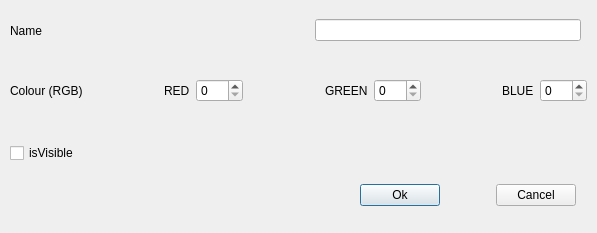
<?xml version="1.0" encoding="UTF-8"?>
<ui version="4.0">
 <class>OptionDialog</class>
 <widget class="QDialog" name="OptionDialog">
  <property name="geometry">
   <rect>
    <x>0</x>
    <y>0</y>
    <width>597</width>
    <height>233</height>
   </rect>
  </property>
  <property name="windowTitle">
   <string>Dialog</string>
  </property>
  <widget class="QCheckBox" name="isVisible">
   <property name="geometry">
    <rect>
     <x>10</x>
     <y>140</y>
     <width>93</width>
     <height>26</height>
    </rect>
   </property>
   <property name="text">
    <string>isVisible</string>
   </property>
  </widget>
  <widget class="QWidget" name="layoutWidget">
   <property name="geometry">
    <rect>
     <x>10</x>
     <y>70</y>
     <width>577</width>
     <height>41</height>
    </rect>
   </property>
   <layout class="QHBoxLayout" name="horizontalLayout">
    <item>
     <widget class="QLabel" name="label_2">
      <property name="text">
       <string>Colour (RGB)</string>
      </property>
     </widget>
    </item>
    <item>
     <spacer name="horizontalSpacer">
      <property name="orientation">
       <enum>Qt::Horizontal</enum>
      </property>
      <property name="sizeHint" stdset="0">
       <size>
        <width>68</width>
        <height>20</height>
       </size>
      </property>
     </spacer>
    </item>
    <item>
     <widget class="QLabel" name="label_3">
      <property name="text">
       <string>RED</string>
      </property>
     </widget>
    </item>
    <item>
     <widget class="QSpinBox" name="setRed">
      <property name="maximum">
       <number>255</number>
      </property>
     </widget>
    </item>
    <item>
     <spacer name="horizontalSpacer_2">
      <property name="orientation">
       <enum>Qt::Horizontal</enum>
      </property>
      <property name="sizeHint" stdset="0">
       <size>
        <width>18</width>
        <height>20</height>
       </size>
      </property>
     </spacer>
    </item>
    <item>
     <widget class="QLabel" name="label_4">
      <property name="text">
       <string>GREEN</string>
      </property>
     </widget>
    </item>
    <item>
     <widget class="QSpinBox" name="setGreen">
      <property name="maximum">
       <number>255</number>
      </property>
     </widget>
    </item>
    <item>
     <spacer name="horizontalSpacer_3">
      <property name="orientation">
       <enum>Qt::Horizontal</enum>
      </property>
      <property name="sizeHint" stdset="0">
       <size>
        <width>18</width>
        <height>20</height>
       </size>
      </property>
     </spacer>
    </item>
    <item>
     <widget class="QLabel" name="label_5">
      <property name="text">
       <string>BLUE</string>
      </property>
     </widget>
    </item>
    <item>
     <widget class="QSpinBox" name="setBlue">
      <property name="maximum">
       <number>255</number>
      </property>
     </widget>
    </item>
   </layout>
  </widget>
  <widget class="QWidget" name="layoutWidget">
   <property name="geometry">
    <rect>
     <x>10</x>
     <y>10</y>
     <width>571</width>
     <height>41</height>
    </rect>
   </property>
   <layout class="QHBoxLayout" name="horizontalLayout_2">
    <item>
     <widget class="QLabel" name="label">
      <property name="text">
       <string>Name</string>
      </property>
     </widget>
    </item>
    <item>
     <spacer name="horizontalSpacer_5">
      <property name="orientation">
       <enum>Qt::Horizontal</enum>
      </property>
      <property name="sizeHint" stdset="0">
       <size>
        <width>40</width>
        <height>20</height>
       </size>
      </property>
     </spacer>
    </item>
    <item>
     <widget class="QLineEdit" name="Text"/>
    </item>
   </layout>
  </widget>
  <widget class="QWidget" name="layoutWidget">
   <property name="geometry">
    <rect>
     <x>360</x>
     <y>180</y>
     <width>216</width>
     <height>31</height>
    </rect>
   </property>
   <layout class="QHBoxLayout" name="horizontalLayout_3">
    <item>
     <widget class="QPushButton" name="pushButton">
      <property name="text">
       <string>Ok</string>
      </property>
     </widget>
    </item>
    <item>
     <spacer name="horizontalSpacer_4">
      <property name="orientation">
       <enum>Qt::Horizontal</enum>
      </property>
      <property name="sizeHint" stdset="0">
       <size>
        <width>40</width>
        <height>20</height>
       </size>
      </property>
     </spacer>
    </item>
    <item>
     <widget class="QPushButton" name="pushButton_2">
      <property name="text">
       <string>Cancel</string>
      </property>
     </widget>
    </item>
   </layout>
  </widget>
 </widget>
 <resources/>
 <connections/>
</ui>
